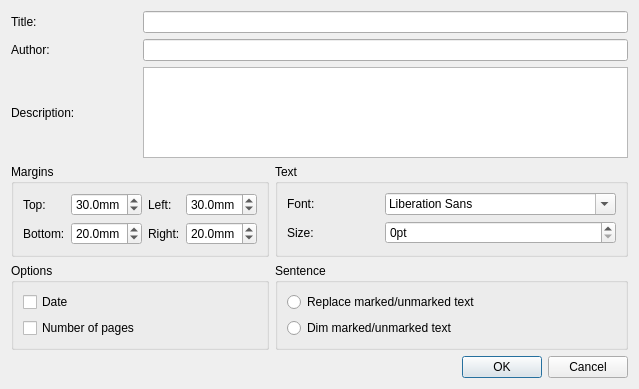
<?xml version="1.0" encoding="UTF-8"?>
<ui version="4.0">
 <class>Dialog</class>
 <widget class="QDialog" name="Dialog">
  <property name="geometry">
   <rect>
    <x>0</x>
    <y>0</y>
    <width>639</width>
    <height>389</height>
   </rect>
  </property>
  <property name="windowTitle">
   <string>Dialog</string>
  </property>
  <layout class="QGridLayout" name="gridLayout">
   <item row="1" column="0">
    <widget class="QLabel" name="label_2">
     <property name="text">
      <string>Author:</string>
     </property>
    </widget>
   </item>
   <item row="0" column="0">
    <widget class="QLabel" name="label">
     <property name="text">
      <string>Title:</string>
     </property>
    </widget>
   </item>
   <item row="6" column="0" colspan="5">
    <widget class="QDialogButtonBox" name="buttonBox">
     <property name="orientation">
      <enum>Qt::Horizontal</enum>
     </property>
     <property name="standardButtons">
      <set>QDialogButtonBox::Cancel|QDialogButtonBox::Ok</set>
     </property>
    </widget>
   </item>
   <item row="0" column="1" colspan="4">
    <widget class="QLineEdit" name="lineEditTitle"/>
   </item>
   <item row="4" column="0" colspan="2">
    <widget class="QGroupBox" name="groupBoxOptions">
     <property name="title">
      <string>Options</string>
     </property>
     <layout class="QGridLayout" name="gridLayout_2">
      <item row="0" column="0">
       <widget class="QCheckBox" name="checkBoxDate">
        <property name="text">
         <string>Date</string>
        </property>
       </widget>
      </item>
      <item row="1" column="0">
       <widget class="QCheckBox" name="checkBoxNumberOfPages">
        <property name="text">
         <string>Number of pages</string>
        </property>
       </widget>
      </item>
     </layout>
    </widget>
   </item>
   <item row="1" column="1" colspan="4">
    <widget class="QLineEdit" name="lineEditAuthor"/>
   </item>
   <item row="2" column="0">
    <widget class="QLabel" name="label_7">
     <property name="text">
      <string>Description:</string>
     </property>
    </widget>
   </item>
   <item row="2" column="1" colspan="4">
    <widget class="QTextEdit" name="textEditDescription"/>
   </item>
   <item row="3" column="0" colspan="2">
    <widget class="QGroupBox" name="groupBoxMargins">
     <property name="title">
      <string>Margins</string>
     </property>
     <layout class="QGridLayout" name="gridLayout_3">
      <item row="0" column="1">
       <widget class="QDoubleSpinBox" name="doubleSpinBoxTop">
        <property name="suffix">
         <string>mm</string>
        </property>
        <property name="decimals">
         <number>1</number>
        </property>
        <property name="maximum">
         <double>50.000000000000000</double>
        </property>
        <property name="singleStep">
         <double>0.100000000000000</double>
        </property>
        <property name="value">
         <double>30.000000000000000</double>
        </property>
       </widget>
      </item>
      <item row="1" column="1">
       <widget class="QDoubleSpinBox" name="doubleSpinBoxBottom">
        <property name="suffix">
         <string>mm</string>
        </property>
        <property name="decimals">
         <number>1</number>
        </property>
        <property name="maximum">
         <double>50.000000000000000</double>
        </property>
        <property name="singleStep">
         <double>0.100000000000000</double>
        </property>
        <property name="value">
         <double>20.000000000000000</double>
        </property>
       </widget>
      </item>
      <item row="0" column="0">
       <widget class="QLabel" name="label_3">
        <property name="text">
         <string>Top:</string>
        </property>
       </widget>
      </item>
      <item row="0" column="2">
       <widget class="QLabel" name="label_5">
        <property name="text">
         <string>Left:</string>
        </property>
       </widget>
      </item>
      <item row="1" column="0">
       <widget class="QLabel" name="label_4">
        <property name="text">
         <string>Bottom:</string>
        </property>
       </widget>
      </item>
      <item row="1" column="2">
       <widget class="QLabel" name="label_6">
        <property name="text">
         <string>Right:</string>
        </property>
       </widget>
      </item>
      <item row="0" column="3">
       <widget class="QDoubleSpinBox" name="doubleSpinBoxLeft">
        <property name="suffix">
         <string>mm</string>
        </property>
        <property name="decimals">
         <number>1</number>
        </property>
        <property name="maximum">
         <double>50.000000000000000</double>
        </property>
        <property name="singleStep">
         <double>0.100000000000000</double>
        </property>
        <property name="value">
         <double>30.000000000000000</double>
        </property>
       </widget>
      </item>
      <item row="1" column="3">
       <widget class="QDoubleSpinBox" name="doubleSpinBoxRight">
        <property name="suffix">
         <string>mm</string>
        </property>
        <property name="decimals">
         <number>1</number>
        </property>
        <property name="maximum">
         <double>50.000000000000000</double>
        </property>
        <property name="singleStep">
         <double>0.100000000000000</double>
        </property>
        <property name="value">
         <double>20.000000000000000</double>
        </property>
       </widget>
      </item>
     </layout>
    </widget>
   </item>
   <item row="3" column="2" colspan="3">
    <widget class="QGroupBox" name="groupBoxText">
     <property name="title">
      <string>Text</string>
     </property>
     <layout class="QGridLayout" name="gridLayout_5">
      <item row="1" column="0">
       <widget class="QLabel" name="label_9">
        <property name="text">
         <string>Size:</string>
        </property>
       </widget>
      </item>
      <item row="0" column="1">
       <widget class="QFontComboBox" name="fontComboBox">
        <property name="sizeAdjustPolicy">
         <enum>QComboBox::AdjustToContents</enum>
        </property>
       </widget>
      </item>
      <item row="1" column="1">
       <widget class="QSpinBox" name="spinBox">
        <property name="suffix">
         <string>pt</string>
        </property>
       </widget>
      </item>
      <item row="0" column="0">
       <widget class="QLabel" name="label_8">
        <property name="text">
         <string>Font:</string>
        </property>
       </widget>
      </item>
     </layout>
    </widget>
   </item>
   <item row="4" column="2" colspan="3">
    <widget class="QGroupBox" name="groupBoxSentence">
     <property name="title">
      <string>Sentence</string>
     </property>
     <layout class="QGridLayout" name="gridLayout_6">
      <item row="0" column="0">
       <widget class="QRadioButton" name="radioButtonReplace">
        <property name="text">
         <string>Replace marked/unmarked text</string>
        </property>
       </widget>
      </item>
      <item row="1" column="0">
       <widget class="QRadioButton" name="radioButtonDim">
        <property name="text">
         <string>Dim marked/unmarked text</string>
        </property>
       </widget>
      </item>
     </layout>
    </widget>
   </item>
  </layout>
 </widget>
 <resources/>
 <connections>
  <connection>
   <sender>buttonBox</sender>
   <signal>accepted()</signal>
   <receiver>Dialog</receiver>
   <slot>accept()</slot>
   <hints>
    <hint type="sourcelabel">
     <x>248</x>
     <y>254</y>
    </hint>
    <hint type="destinationlabel">
     <x>157</x>
     <y>274</y>
    </hint>
   </hints>
  </connection>
  <connection>
   <sender>buttonBox</sender>
   <signal>rejected()</signal>
   <receiver>Dialog</receiver>
   <slot>reject()</slot>
   <hints>
    <hint type="sourcelabel">
     <x>316</x>
     <y>260</y>
    </hint>
    <hint type="destinationlabel">
     <x>286</x>
     <y>274</y>
    </hint>
   </hints>
  </connection>
 </connections>
</ui>
